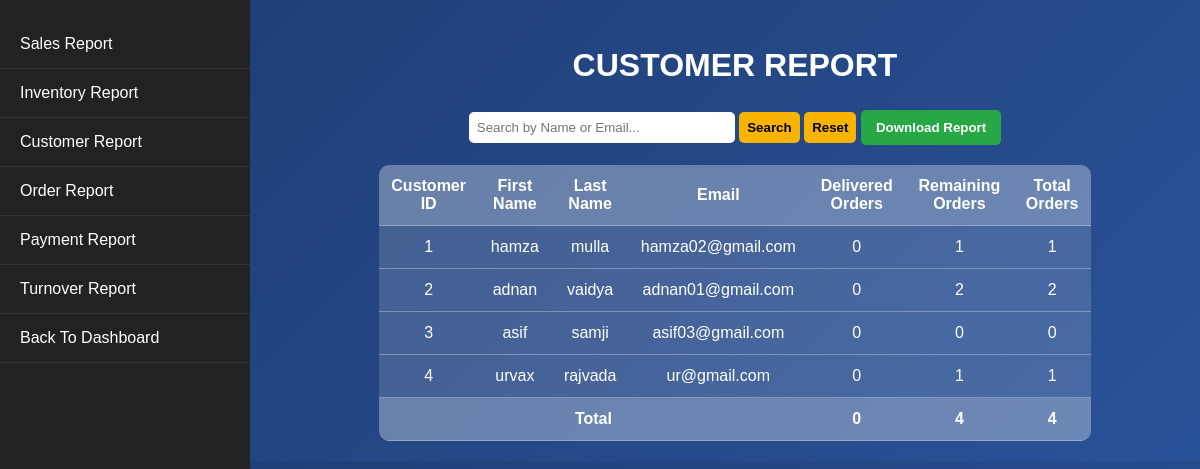
Screenshot of /admin/product/customer_report.php with the database file from the repository.
### tables this page shows
CREATE TABLE IF NOT EXISTS `registration` (
  `id` int NOT NULL AUTO_INCREMENT,
  `fname` varchar(20) NOT NULL,
  `lname` varchar(20) NOT NULL,
  `address` varchar(1000) NOT NULL,
  `email` varchar(30) NOT NULL,
  `contactno` varchar(200) NOT NULL,
  `password` varchar(30) NOT NULL,
  PRIMARY KEY (`id`)
);

### admin/product/customer_report.php (the view, shortened to what this page needs)
<?php
include 'connection.php';
$search_query = "";
$total_delivered = 0;
$total_remaining = 0;
$total_orders = 0;
$sql = "SELECT
            r.id, r.fname, r.lname, r.email,
            COUNT(p.id) AS total_orders,
            SUM(CASE WHEN p.order_status = 'Delivered' THEN 1 ELSE 0 END) AS delivered_orders,
            SUM(CASE WHEN p.order_status IN ('Processing', 'Shipped', 'Out for Delivery') THEN 1 ELSE 0 END) AS remaining_orders
        FROM registration r
        LEFT JOIN purchases p ON r.id = p.user_id";
$sql .= " GROUP BY r.id";
$stmt = $con->prepare($sql);
$stmt->execute();
$result = $stmt->get_result();
?>
<!DOCTYPE html>
<html lang="en">
<head>
</head>
<body>
<?php include 'slidebar.php'; ?>
<div class="main-content">
    <h2>Customer Report</h2>
    <div class="search-container">
        <form method="POST">
            <input type="text" name="search_query" placeholder="Search by Name or Email..." value="<?= htmlspecialchars($search_query); ?>">
            <button type="submit" name="search">Search</button>
            <a href="customer_report.php"><button type="button">Reset</button></a>
            <button onclick="generatePDF()" class="download-button">Download Report</button>
        </form>
    </div>
    <table id="customerTable">
        <tr>
            <th>Customer ID</th>
            <th>First Name</th>
            <th>Last Name</th>
            <th>Email</th>
            <th>Delivered Orders</th>
            <th>Remaining Orders</th>
            <th>Total Orders</th>
        </tr>
        <?php
        if ($result->num_rows > 0) {
            while ($row = $result->fetch_assoc()) {
                echo "<tr>
                        <td>{$row['id']}</td>
                        <td>{$row['fname']}</td>
                        <td>{$row['lname']}</td>
                        <td>{$row['email']}</td>
                        <td>{$row['delivered_orders']}</td>
                        <td>{$row['remaining_orders']}</td>
                        <td>{$row['total_orders']}</td>
                      </tr>";
                $total_delivered += $row['delivered_orders'];
                $total_remaining += $row['remaining_orders'];
                $total_orders += $row['total_orders'];
            }
            echo "<tr class='total-row'>
                    <td colspan='4'>Total</td>
                    <td>$total_delivered</td>
                    <td>$total_remaining</td>
                    <td>$total_orders</td>
                  </tr>";
        } else {
            echo "<tr><td colspan='7'>No data found.</td></tr>";
        }
        ?>
    </table>
</div>
</body>
</html>

### admin/product/customer_report.php (style rules this page uses)
body { font-family: Arial, sans-serif; background: linear-gradient(135deg, #1e3c72, #2a5298); color: white; margin: 0; padding: 0; display: flex; }
.main-content { margin-left: 270px; padding: 20px; width: 100%; text-align: center; }
h2 { font-size: 2rem; text-transform: uppercase; }
.search-container { margin-bottom: 20px; }
input[type="text"], button { padding: 8px; border-radius: 5px; border: none; }
input[type="text"] { width: 250px; }
button { background-color: #f8b400; font-weight: bold; cursor: pointer; }
.download-button { text-decoration: none; background-color: #28a745; color: white; padding: 10px 15px; border-radius: 5px; font-weight: bold; }
table { width: 80%; max-width: 800px; border-collapse: collapse; margin: auto; background: rgba(255, 255, 255, 0.15); border-radius: 10px; overflow: hidden; }
th, td { padding: 12px; text-align: center; border-bottom: 1px solid rgba(255, 255, 255, 0.3); color: white; }
th { background: rgba(255, 255, 255, 0.2); }
.total-row { background-color: rgba(255, 255, 255, 0.2); font-weight: bold; color: yellow; }

### rows the page displays
registration: id "1", fname "hamza", lname "mulla", email "hamza02@gmail.com", delivered_orders "0", remaining_orders "1", total_orders "1"
registration: id "2", fname "adnan", lname "vaidya", email "adnan01@gmail.com", delivered_orders "0", remaining_orders "2", total_orders "2"
registration: id "3", fname "asif", lname "samji", email "asif03@gmail.com", delivered_orders "0", remaining_orders "0", total_orders "0"
registration: id "4", fname "urvax", lname "rajvada", email "ur@gmail.com", delivered_orders "0", remaining_orders "1", total_orders "1"

### other values shown
$total_delivered "0"
$total_remaining "4"
$total_orders "4"
